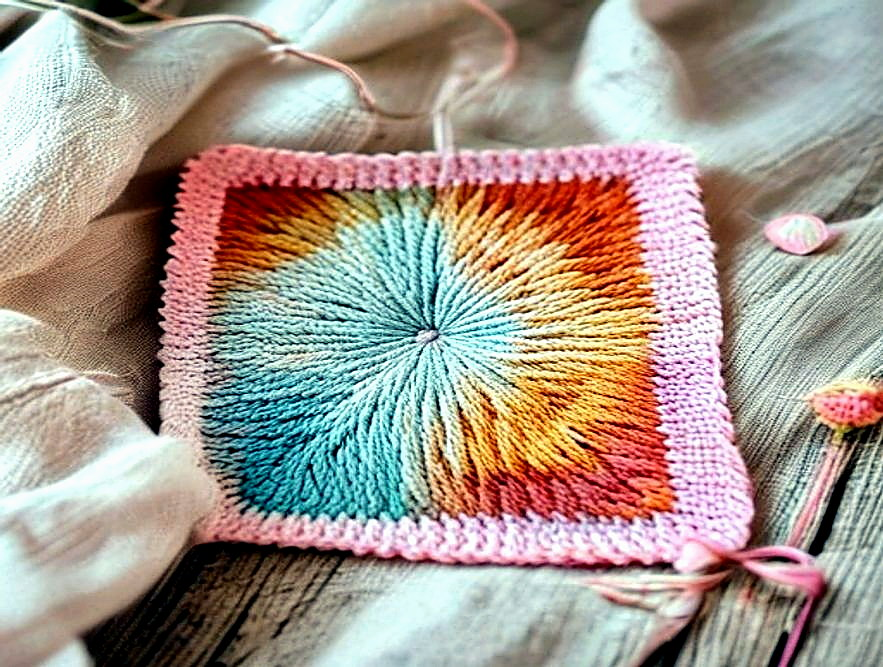
#> input picture assets/product-photos/beginner-granny-square.jpg, 883 x 667 px
$ python polish-product-photos.py
#> lines starting #> are read from the running program, lines starting #| are printed output that depends on the picture
#> pass 3 of the loop in backup_originals, `for src in PHOTO_DIR.glob("*.jpg"):`:
#> the loop made 4 passes; the first 3 are shown
#!/usr/bin/env python3
"""Polish Crafties product preview photos without changing mascot/logo art.

Applies gentle, craft-friendly enhancements to assets/product-photos/*.jpg:
- mild autocontrast
- warm saturation/contrast/sharpness lift
- selective brightness fixes for images that visually tested too dark/bright
- optimized progressive JPEG output
"""
from __future__ import annotations

import shutil
from pathlib import Path
from PIL import Image, ImageEnhance, ImageFilter, ImageOps

ROOT = Path(__file__).resolve().parents[1]
PHOTO_DIR = ROOT / "assets" / "product-photos"
BACKUP_DIR = ROOT / "assets" / "backup-before-photo-polish"

DARK_LIFT = {
    "charm-safety-pin-brooch.jpg": 1.10,
    "felt-heart-ornament.jpg": 1.08,
    "tiny-driftwood-boat.jpg": 1.12,
    "painted-jar-lantern.jpg": 1.06,
}
BRIGHT_TAME = {
    "thank-you-flower-card.jpg": 0.97,
    "tiny-doodle-garden.jpg": 0.98,
    "watercolor-bloom-card.jpg": 0.98,
    "beginner-granny-square.jpg": 0.99,
}
EXTRA_SHARPEN = {
    "crafties-welcome-card.jpg": 1.08,
    "embroidered-name-patch.jpg": 1.08,
    "painted-dot-greeting-card.jpg": 1.05,
}


def backup_originals() -> None:
    BACKUP_DIR.mkdir(parents=True, exist_ok=True)
    for src in PHOTO_DIR.glob("*.jpg"):
        dst = BACKUP_DIR / src.name
        if not dst.exists():
            shutil.copy2(src, dst)


def polish(path: Path) -> tuple[int, int]:
    before = path.stat().st_size
    with Image.open(path) as im:
#> im is the input picture: PIL image 883x667 RGB; mean R, G, B 164.8, 152.6, 142.1
        im = im.convert("RGB")
        # Normalize the generated-photo set gently; keep the warm handmade look.
        im = ImageOps.autocontrast(im, cutoff=0.8, preserve_tone=True)
        im = ImageEnhance.Color(im).enhance(1.07)
        im = ImageEnhance.Contrast(im).enhance(1.035)
        im = ImageEnhance.Brightness(im).enhance(DARK_LIFT.get(path.name, BRIGHT_TAME.get(path.name, 1.01)))
        im = im.filter(ImageFilter.UnsharpMask(radius=1.25, percent=82, threshold=4))
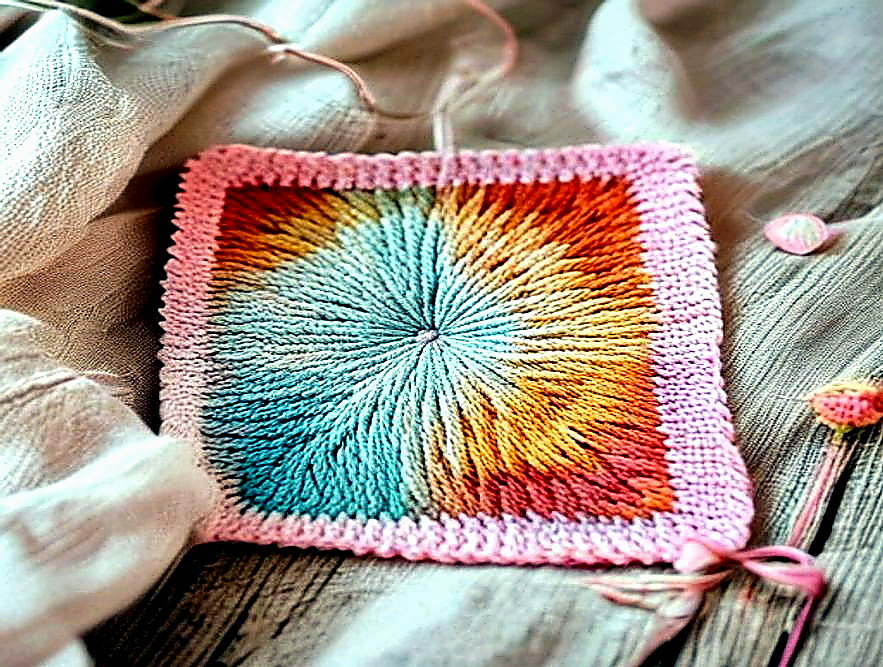
#> im: PIL image 883x667 RGB; mean R, G, B 163.3, 150.2, 139
#> pass 3 of the loop in main, `for path in sorted(PHOTO_DIR.glob("*.jpg")):`:
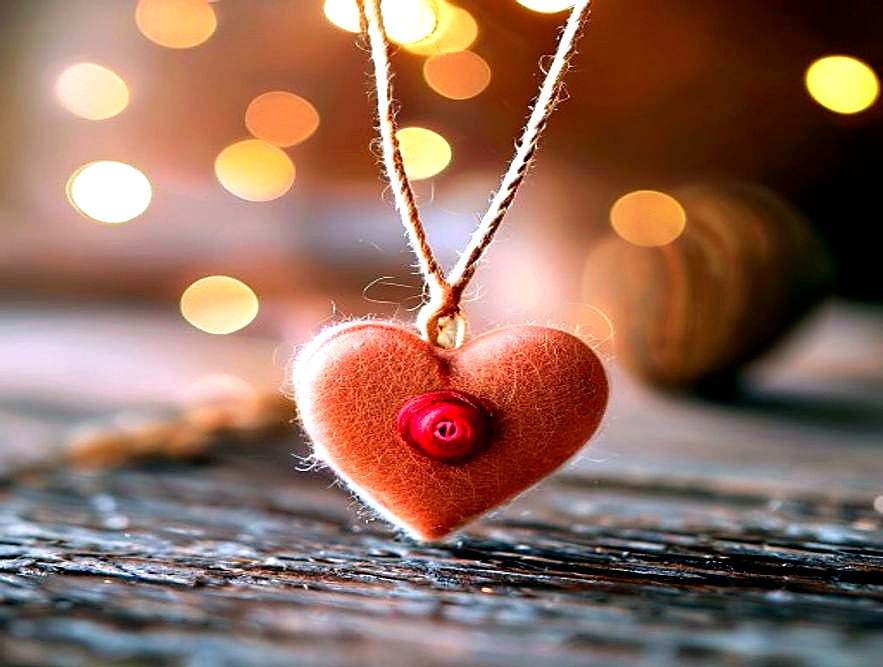
#> input picture assets/product-photos/felt-heart-ornament.jpg, 883 x 667 px
#> in polish, im is the input picture: PIL image 883x667 RGB; mean R, G, B 143.9, 107.5, 92.6
#> in polish (call 3), `im = ImageEnhance.Brightness(im).enhance(DARK_LIFT.get(path.name, BRIG..`:
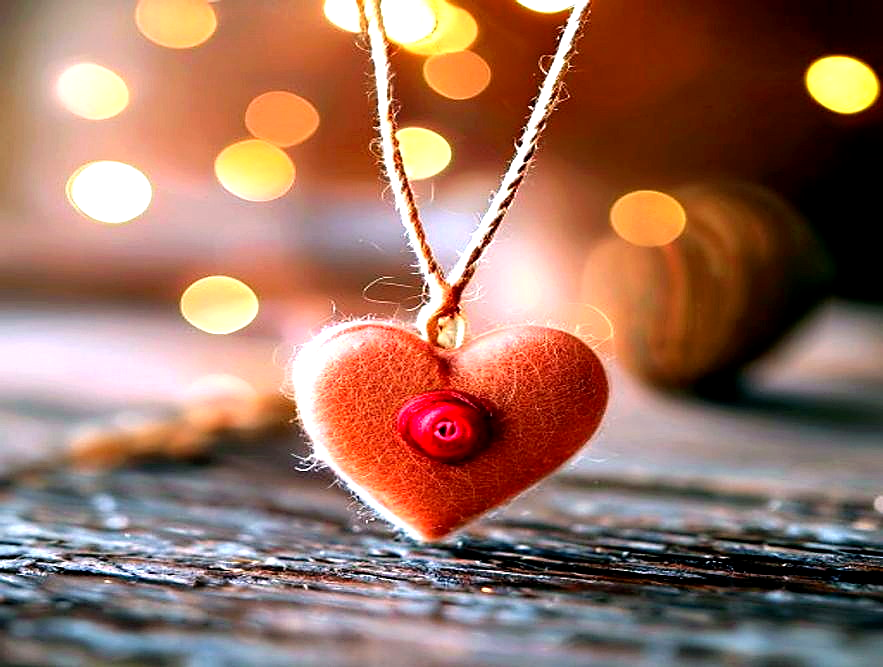
#> im: PIL image 883x667 RGB; mean R, G, B 153.9, 112.9, 96.4
#> the loop made 4 passes; the first 3 are shown
        if path.name in EXTRA_SHARPEN:
            im = ImageEnhance.Sharpness(im).enhance(EXTRA_SHARPEN[path.name])
        # Keep exact dimensions but reduce excessive JPEG baggage.
        im.save(path, "JPEG", quality=88, optimize=True, progressive=True, subsampling=1)
    return before, path.stat().st_size


def main() -> None:
    backup_originals()
    total_before = total_after = count = 0
    for path in sorted(PHOTO_DIR.glob("*.jpg")):
        before, after = polish(path)
        total_before += before
        total_after += after
        count += 1
        print(f"polished {path.name}: {before:,} -> {after:,} bytes")
    print(f"\nDone: {count} photos polished")
    print(f"Total: {total_before:,} -> {total_after:,} bytes")


if __name__ == "__main__":
    main()
